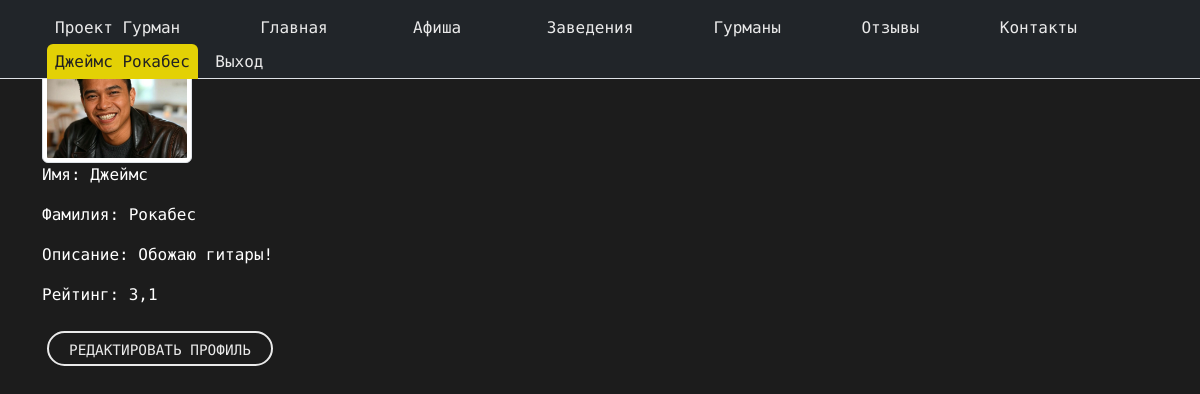
Before: /profile/ (signed in) with the older database file.
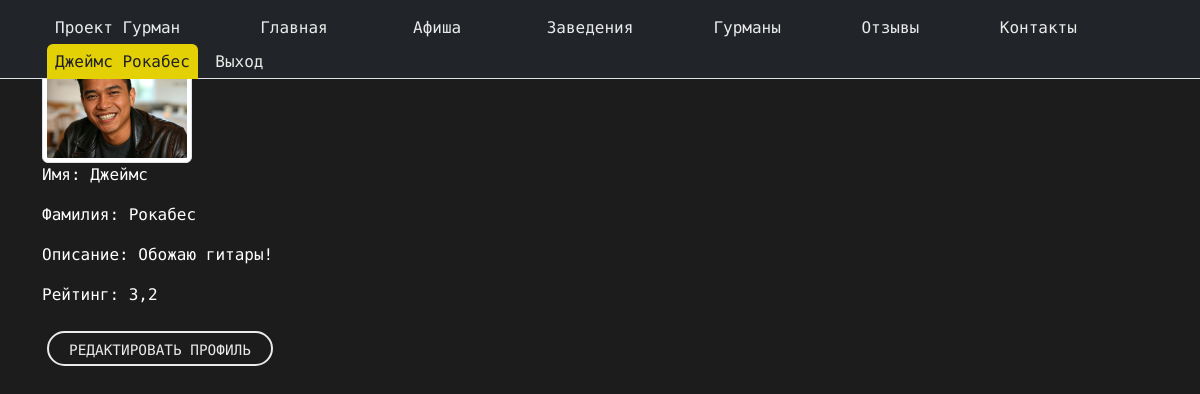
After: the same page with the newer database file.
### landing/models.py (models this page shows, shortened)
class GourmandProfile(models.Model):
    user = models.OneToOneField(User, on_delete=models.CASCADE, related_name='gourmand_profile')
    rating = models.DecimalField(max_digits=3, decimal_places=1, default=0.0)
    image = models.ImageField(upload_to='gourmand_images/', blank=True, null=True)
    description = models.TextField(blank=True, null=True)

### landing/views.py (the view, shortened to what this page needs)
# urls.py: path('profile/', views.profile, name='profile'),
@login_required
def profile(request):
    user = request.user
    if user.is_gourmand():
        profile, _ = GourmandProfile.objects.get_or_create(user=user)
        return render(request, "gourmands/gourmand_profile.html", {"profile": profile})
    return redirect("index")

### landing/models.py (called while the page is built)
    def is_gourmand(self):
        return self.role == "gourmand"

### templates/gourmands/gourmand_profile.html (shortened to what this page needs)
{% extends "landing/base.html" %}
{% load static %}
{% block content %}
<div class="container my-4 my-md-5">
  {% if profile.image %}
    <img src="{{ profile.image.url }}" alt="Фото гурмана" class="img-thumbnail" width="150">
  {% else %}
    <img src="{% static 'landing/img/default.png' %}" alt="Фото гурмана" class="img-thumbnail" width="150">
  {% endif %}
  <p>Имя: {{ user.first_name }}</p>
  <p>Фамилия: {{ user.last_name }}</p>
  <p>Описание: {{ profile.description }}</p>
  <p>Рейтинг: {{ profile.rating }}</p>
  <div class="mt-4 button_user">
    <a href="{% url 'edit_profile' %}" class="custom-button">Редактировать профиль</a>
  </div>
</div>
{% endblock %}

Changed rows visible on the page:
changed GourmandProfile "Обожаю гитары!": rating "3,1" → "3,2"
